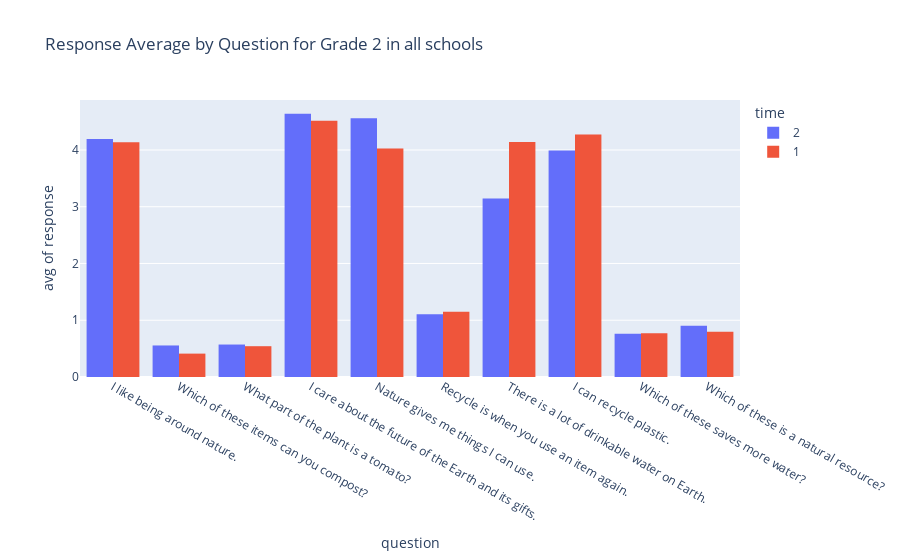

The cell this chart's notebook holds for it:
### Markdown cell above
## A Graph of Response Average by Question for Grade 2 in all schools

### Code cell
px.histogram(grade2_df, x="question", y='response', color="time", barmode="group", histfunc = "avg",
                   title="Response Average by Question for Grade 2 in all schools")

### Figure 1 — Plotly figure (JSON) as saved in the notebook; plotly's stock layout.template omitted (floating-point values rounded to 4 significant figures; data arrays with more than 128 entries replaced by an {"elided": "..."} marker saying what was removed)
{"data": [{"alignmentgroup": "True", "bingroup": "x", "histfunc": "avg", "hovertemplate": "time=2<br>question=%{x}<br>avg of response=%{y}<extra></extra>", "legendgroup": "2", "marker": {"color": "#636efa", "pattern": {"shape": ""}}, "name": "2", "offsetgroup": "2", "orientation": "v", "showlegend": true, "type": "histogram", "x": {"elided": "2080 str values"}, "xaxis": "x", "y": {"elided": "2080 float values"}, "yaxis": "y"}, {"alignmentgroup": "True", "bingroup": "x", "histfunc": "avg", "hovertemplate": "time=1<br>question=%{x}<br>avg of response=%{y}<extra></extra>", "legendgroup": "1", "marker": {"color": "#EF553B", "pattern": {"shape": ""}}, "name": "1", "offsetgroup": "1", "orientation": "v", "showlegend": true, "type": "histogram", "x": {"elided": "1981 str values"}, "xaxis": "x", "y": {"elided": "1981 float values"}, "yaxis": "y"}], "layout": {"barmode": "group", "legend": {"title": {"text": "time"}, "tracegroupgap": 0}, "title": {"text": "Response Average by Question for Grade 2 in all schools"}, "xaxis": {"anchor": "y", "domain": [0, 1], "title": {"text": "question"}}, "yaxis": {"anchor": "x", "domain": [0, 1], "title": {"text": "avg of response"}}}}
